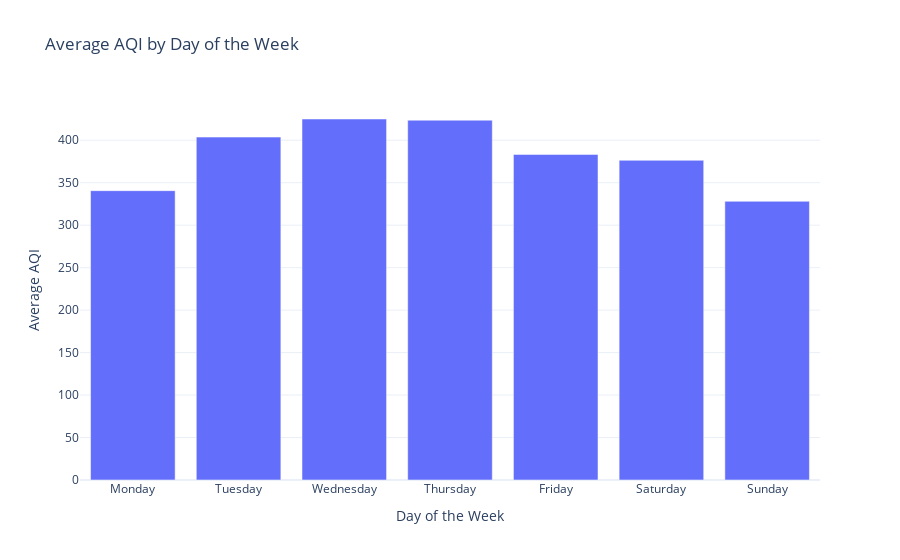

The notebook cell this image was saved under:
### Code cell
# Average AQI by Day of the Week
data['Day_of_Week'] = data['date'].dt.day_name()
average_aqi_by_day = data.groupby('Day_of_Week')['AQI'].mean().reindex(['Monday', 'Tuesday', 'Wednesday', 'Thursday', 'Friday', 'Saturday', 'Sunday'])
fig = px.bar(average_aqi_by_day, x=average_aqi_by_day.index, y='AQI', 
              title='Average AQI by Day of the Week')
fig.update_xaxes(title="Day of the Week")
fig.update_yaxes(title="Average AQI")
fig.show()

### Figure 1 — Plotly figure (JSON) as saved in the notebook; plotly's stock layout.template omitted (floating-point values rounded to 4 significant figures)
{"data": [{"hovertemplate": "Day_of_Week=%{x}<br>AQI=%{y}<extra></extra>", "legendgroup": "", "marker": {"color": "#636efa", "pattern": {"shape": ""}}, "name": "", "orientation": "v", "showlegend": false, "textposition": "auto", "type": "bar", "x": ["Monday", "Tuesday", "Wednesday", "Thursday", "Friday", "Saturday", "Sunday"], "xaxis": "x", "y": [340.6, 403.7, 425.0, 423.6, 383.3, 376.4, 328.1], "yaxis": "y"}], "layout": {"barmode": "relative", "legend": {"tracegroupgap": 0}, "title": {"text": "Average AQI by Day of the Week"}, "xaxis": {"anchor": "y", "domain": [0, 1], "title": {"text": "Day of the Week"}}, "yaxis": {"anchor": "x", "domain": [0, 1], "title": {"text": "Average AQI"}}}}
